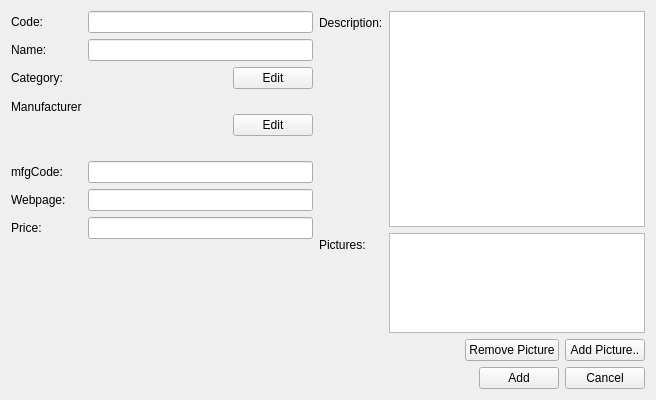
<?xml version="1.0" encoding="UTF-8"?>
<ui version="4.0">
 <class>component_add_form</class>
 <widget class="QWidget" name="component_add_form">
  <property name="geometry">
   <rect>
    <x>0</x>
    <y>0</y>
    <width>656</width>
    <height>400</height>
   </rect>
  </property>
  <property name="windowTitle">
   <string>Add component</string>
  </property>
  <property name="windowIcon">
   <iconset resource="../configurator.qrc">
    <normaloff>:/images/bricks.png</normaloff>:/images/bricks.png</iconset>
  </property>
  <layout class="QGridLayout" name="gridLayout">
   <item row="1" column="0">
    <layout class="QFormLayout" name="formLayout_3">
     <property name="fieldGrowthPolicy">
      <enum>QFormLayout::AllNonFixedFieldsGrow</enum>
     </property>
     <item row="0" column="0">
      <widget class="QLabel" name="label_code">
       <property name="text">
        <string>Code:</string>
       </property>
       <property name="buddy">
        <cstring>code</cstring>
       </property>
      </widget>
     </item>
     <item row="0" column="1">
      <widget class="QLineEdit" name="code">
       <property name="initialFocus" stdset="0">
        <bool>true</bool>
       </property>
      </widget>
     </item>
     <item row="1" column="1">
      <widget class="QLineEdit" name="name"/>
     </item>
     <item row="1" column="0">
      <widget class="QLabel" name="label_name">
       <property name="text">
        <string>Name:</string>
       </property>
       <property name="buddy">
        <cstring>name</cstring>
       </property>
      </widget>
     </item>
     <item row="2" column="0">
      <widget class="QLabel" name="label_category">
       <property name="text">
        <string>Category:</string>
       </property>
      </widget>
     </item>
     <item row="3" column="0">
      <widget class="QLabel" name="label_manufacturer">
       <property name="text">
        <string>Manufacturer</string>
       </property>
      </widget>
     </item>
     <item row="2" column="1">
      <layout class="QHBoxLayout" name="horizontalLayout_4">
       <item>
        <widget class="QLabel" name="category">
         <property name="text">
          <string/>
         </property>
        </widget>
       </item>
       <item>
        <spacer name="horizontalSpacer_4">
         <property name="orientation">
          <enum>Qt::Horizontal</enum>
         </property>
         <property name="sizeHint" stdset="0">
          <size>
           <width>40</width>
           <height>20</height>
          </size>
         </property>
        </spacer>
       </item>
       <item>
        <widget class="QPushButton" name="pushButton">
         <property name="text">
          <string>Edit</string>
         </property>
        </widget>
       </item>
      </layout>
     </item>
     <item row="3" column="1">
      <layout class="QHBoxLayout" name="horizontalLayout_5">
       <item>
        <widget class="QLabel" name="manufacturer">
         <property name="minimumSize">
          <size>
           <width>60</width>
           <height>60</height>
          </size>
         </property>
         <property name="text">
          <string/>
         </property>
        </widget>
       </item>
       <item>
        <spacer name="horizontalSpacer_5">
         <property name="orientation">
          <enum>Qt::Horizontal</enum>
         </property>
         <property name="sizeHint" stdset="0">
          <size>
           <width>40</width>
           <height>20</height>
          </size>
         </property>
        </spacer>
       </item>
       <item>
        <widget class="QPushButton" name="pushButton_2">
         <property name="text">
          <string>Edit</string>
         </property>
        </widget>
       </item>
      </layout>
     </item>
     <item row="4" column="1">
      <widget class="QLineEdit" name="mfgCode"/>
     </item>
     <item row="5" column="1">
      <widget class="QLineEdit" name="webPage"/>
     </item>
     <item row="6" column="1">
      <widget class="QLineEdit" name="price"/>
     </item>
     <item row="6" column="0">
      <widget class="QLabel" name="label_price">
       <property name="text">
        <string>Price:</string>
       </property>
       <property name="buddy">
        <cstring>price</cstring>
       </property>
      </widget>
     </item>
     <item row="5" column="0">
      <widget class="QLabel" name="label_description">
       <property name="text">
        <string>Webpage:</string>
       </property>
       <property name="buddy">
        <cstring>webPage</cstring>
       </property>
      </widget>
     </item>
     <item row="4" column="0">
      <widget class="QLabel" name="label_mfgCode">
       <property name="text">
        <string>mfgCode:</string>
       </property>
       <property name="buddy">
        <cstring>mfgCode</cstring>
       </property>
      </widget>
     </item>
    </layout>
   </item>
   <item row="1" column="1">
    <layout class="QFormLayout" name="formLayout_4">
     <item row="1" column="0">
      <widget class="QLabel" name="label_description_2">
       <property name="text">
        <string>Description:</string>
       </property>
       <property name="buddy">
        <cstring>description</cstring>
       </property>
      </widget>
     </item>
     <item row="1" column="1">
      <widget class="QPlainTextEdit" name="description"/>
     </item>
     <item row="2" column="0">
      <widget class="QLabel" name="label">
       <property name="text">
        <string>Pictures:</string>
       </property>
       <property name="buddy">
        <cstring>pictures</cstring>
       </property>
      </widget>
     </item>
     <item row="2" column="1">
      <widget class="QListWidget" name="pictures">
       <property name="maximumSize">
        <size>
         <width>16777215</width>
         <height>100</height>
        </size>
       </property>
       <property name="lineWidth">
        <number>1</number>
       </property>
       <property name="verticalScrollBarPolicy">
        <enum>Qt::ScrollBarAlwaysOff</enum>
       </property>
       <property name="selectionMode">
        <enum>QAbstractItemView::MultiSelection</enum>
       </property>
       <property name="iconSize">
        <size>
         <width>100</width>
         <height>100</height>
        </size>
       </property>
       <property name="movement">
        <enum>QListView::Static</enum>
       </property>
       <property name="isWrapping" stdset="0">
        <bool>false</bool>
       </property>
       <property name="viewMode">
        <enum>QListView::IconMode</enum>
       </property>
       <property name="selectionRectVisible">
        <bool>false</bool>
       </property>
       <property name="action" stdset="0">
        <string>CategoryPictureListRequest category {id={main.id}}</string>
       </property>
       <property name="answer" stdset="0">
        <string>PictureThumbnailList pictures {picture[] {id={item.id}; thumbnail{{item.icon}}; caption{{item.tooltip}} }}</string>
       </property>
       <property name="dataslot" stdset="0">
        <string>select_picture ({main.widgetid}_picture)</string>
       </property>
       <property name="link:picture_add" stdset="0">
        <string>{main.widgetid}_picture</string>
       </property>
       <property name="action:select_picture" stdset="0">
        <string>PictureThumbnailListRequest pictures {picture[]{id={main.pictures.id}}; add[]{id={picture_add.picture.selected}}}</string>
       </property>
       <property name="action:exclude_picture" stdset="0">
        <string>PictureThumbnailListRequest pictures {picture[]{id={main.pictures.unselected}}}</string>
       </property>
      </widget>
     </item>
     <item row="5" column="1">
      <layout class="QHBoxLayout" name="horizontalLayout_2">
       <item>
        <spacer name="horizontalSpacer_3">
         <property name="orientation">
          <enum>Qt::Horizontal</enum>
         </property>
         <property name="sizeHint" stdset="0">
          <size>
           <width>40</width>
           <height>20</height>
          </size>
         </property>
        </spacer>
       </item>
       <item>
        <widget class="QPushButton" name="exclude_pictures">
         <property name="text">
          <string>Remove Picture</string>
         </property>
         <property name="datasignal:clicked" stdset="0">
          <string>exclude_picture@main.pictures</string>
         </property>
        </widget>
       </item>
       <item>
        <widget class="QPushButton" name="new_pictures">
         <property name="text">
          <string>Add Picture..</string>
         </property>
         <property name="form" stdset="0">
          <string>picture_select?widgetid={main.widgetid}_picture</string>
         </property>
         <property name="datasignal:destroyed" stdset="0">
          <string>close@{main.widgetid}_picture</string>
         </property>
        </widget>
       </item>
      </layout>
     </item>
    </layout>
   </item>
   <item row="11" column="0" colspan="2">
    <layout class="QHBoxLayout" name="horizontalLayout">
     <item>
      <spacer name="horizontalSpacer">
       <property name="orientation">
        <enum>Qt::Horizontal</enum>
       </property>
       <property name="sizeHint" stdset="0">
        <size>
         <width>40</width>
         <height>20</height>
        </size>
       </property>
      </spacer>
     </item>
     <item>
      <widget class="QPushButton" name="add">
       <property name="text">
        <string>Add</string>
       </property>
       <property name="action" stdset="0">
        <string>createComponent component {code{{main.code}}; name{{main.name}}; category{id={main.category.id}}; manufacturer{id={main.manufacturer.id}}; mfgCode{{main.mfgCode}}; webPage{{main.webPage}}; description{{main.description}}; price{{main.price}}; picture[] {id={main.pictures.id}}}</string>
       </property>
       <property name="form" stdset="0">
        <string>_CLOSE_</string>
       </property>
       <property name="datasignal:clicked" stdset="0">
        <string>components</string>
       </property>
      </widget>
     </item>
     <item>
      <widget class="QPushButton" name="cancel">
       <property name="text">
        <string>Cancel</string>
       </property>
       <property name="form" stdset="0">
        <string notr="true">_CLOSE_</string>
       </property>
      </widget>
     </item>
    </layout>
   </item>
  </layout>
 </widget>
 <tabstops>
  <tabstop>code</tabstop>
  <tabstop>name</tabstop>
  <tabstop>pushButton</tabstop>
  <tabstop>pushButton_2</tabstop>
  <tabstop>mfgCode</tabstop>
  <tabstop>webPage</tabstop>
  <tabstop>price</tabstop>
  <tabstop>description</tabstop>
  <tabstop>pictures</tabstop>
  <tabstop>exclude_pictures</tabstop>
  <tabstop>new_pictures</tabstop>
  <tabstop>add</tabstop>
  <tabstop>cancel</tabstop>
 </tabstops>
 <resources>
  <include location="../configurator.qrc"/>
  <include location="../configurator.qrc"/>
 </resources>
 <connections/>
</ui>
